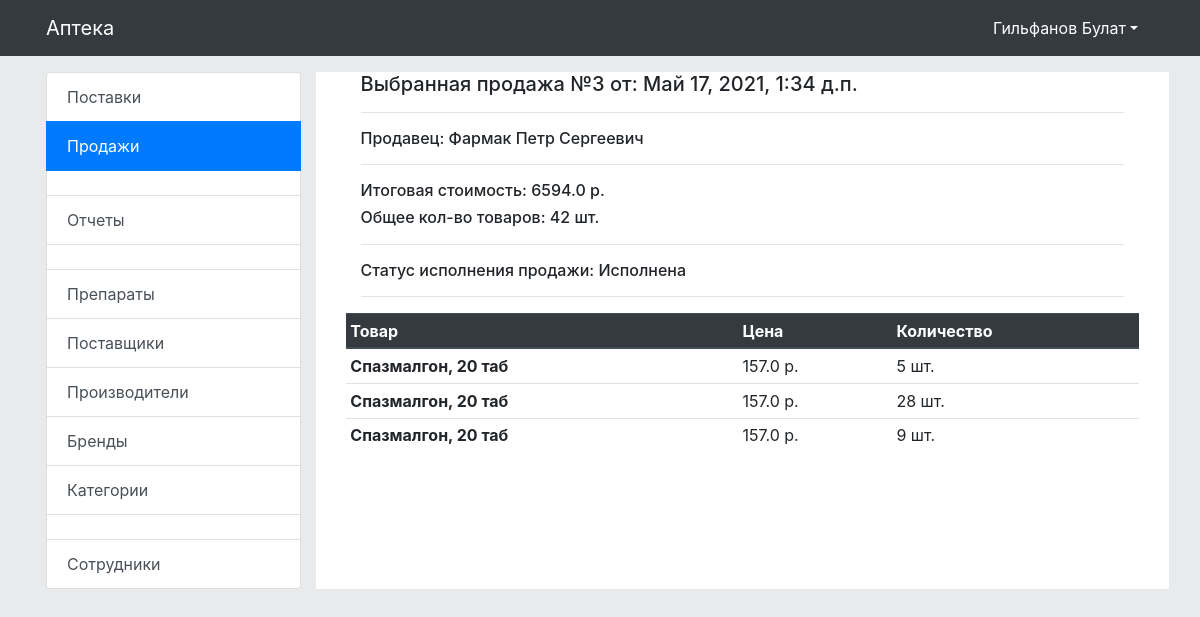
Screenshot of /app/sell/3/elements/ (signed in) with the database file from the repository.
### mainapp/models.py (models this page shows, shortened)
class sell_list(models.Model):
    date_time = models.DateTimeField('Дата и время продажи', auto_now_add=True)
    sell_user_id = models.ForeignKey(User, on_delete=models.CASCADE, verbose_name='Продавец',
                                     default=None)
    total_price = models.FloatField('Итоговая стоимость', default=0)
    total_count = models.IntegerField('Итоговое количество', default=0)
    status_sell = models.BooleanField('Статус исполнения продажи', default=False)
    del_status = models.BooleanField('Статус удаления', default=True)
    class Meta:
        verbose_name = 'Продажа'
        verbose_name_plural = 'Продажи'
        db_table = 'sell'

class sell_element_list(models.Model):
    preporat_id = models.ForeignKey(preporat_list, on_delete=models.CASCADE, verbose_name='Препарат',
                                    default=None)
    sell_id = models.ForeignKey(sell_list, on_delete=models.CASCADE, verbose_name='Продажа',
                                default=None)
    price = models.FloatField('Итоговая стоимость', default=0)
    count = models.IntegerField('Количество', default=0)
    del_status = models.BooleanField('Статус удаления', default=True)
    class Meta:
        verbose_name = 'Продажа элемент'
        verbose_name_plural = 'Продажи элементы'
        db_table = 'sell_element'

class preporat_list(models.Model):
    name = models.CharField('Название препарата', max_length=256, default=None)
    proizvoditel_id = models.ForeignKey(proizvoditel_list, on_delete=models.CASCADE, verbose_name='Производитель',
                                        default=None)
    pod_category_preporat_id = models.ForeignKey(pod_category_preporat_list, on_delete=models.CASCADE,
                                                 verbose_name='Подкатегория',
                                                 default=None)
    brend_id = models.ForeignKey(brend_list, on_delete=models.CASCADE, verbose_name='Брэнд',
                                 default=None)
    price = models.FloatField('Цена', default=0)
    count = models.IntegerField('Кол-во препарата в наличии', default=0)
    recept = models.BooleanField('Требование рецепта', default=False)
    del_status = models.BooleanField('Статус удаления', default=True)
    class Meta:
        verbose_name = 'Препарат'
        verbose_name_plural = 'Препараты'
        db_table = 'preporats'
    def __str__(self):
        return str(self.name)

### userprofile/models.py (models this page shows, shortened)
class UserProfile(models.Model):
    user = models.OneToOneField(User, on_delete=models.CASCADE)
    patronymic = models.CharField('Отчество', max_length=32, null=True, blank=False)
    password = models.CharField(max_length=256, null=True, blank=True)
    birthday = models.DateField('Дата рождения', null=True, blank=False)
    phone = models.CharField('Телефон', max_length=32, null=True, blank=False)
    class Meta:
        verbose_name = 'Пользователь'
        verbose_name_plural = 'Пользователи'
        permissions = (
            ("look_user", "Просмотр сотрудников"),
        )

### mainapp/views.py (the view, shortened to what this page needs)
# urls.py: re_path(r'sell/([0-9]+)/elements/', views.sell_elem),
def sell_elem(request, sell_id, **kwargs):
    arguments = {}
    arguments.update(name_tag=['товар', 'Товары', 'товаров', 'товара', 'продажу'])
    if request.user.is_authenticated:
        if has_group(request.user, 'Администратор'):
            try:
                arguments.update(sell=sell_list.objects.get(del_status=1, id=sell_id))
                arguments.update(data_search=sell_element_list.objects.all().filter(del_status=1, sell_id=sell_id))
            except:
                pass
            if request.method == "GET":
                return render(request, 'mainapp/admin/sell_elem_list.html', {'arguments': arguments})
            else:
                return HttpResponse('405 Method Not Allowed', status=405)
    return redirect('/')

### mainapp/templatetags/tags_jinja.py (called while the page is built)
@register.filter(name='has_group')
def has_group(user, group_name):
    group = Group.objects.get(name=group_name)
    return True if group in user.groups.all() else False

@register.filter(name='cheak_count_list')
def has_group(list):
    try:
        if len(list) > 0:
            return True
        else:
            return False
    except:
        return False

### mainapp/views.py (called while the page is built)
def has_group(user, group_name):
    from django.contrib.auth.models import Group
    group = Group.objects.get(name=group_name)
    return True if group in user.groups.all() else False

### mainapp/templates/mainapp/admin/sell_elem_list.html (shortened to what this page needs)
{% extends 'base.html' %}
{% load tags_jinja %}
{% block content %}
    <div class="container">
        {% if arguments.sell %}
            {% if arguments.sell %}
                <div class="col">
                    <div class="row">
                        <div class="col">
                            <h5>Выбранная продажа №{{ arguments.sell.id }} от: {{ arguments.sell.date_time }}</h5>
                            <hr>
                            <h6>
                                Продавец: {{ arguments.sell.sell_user_id.last_name }} {{ arguments.sell.sell_user_id.first_name }} {{ arguments.sell.sell_user_id.userprofile.patronymic }}</h6>
                            <hr>
                            <h6>Итоговая стоимость: {{ arguments.sell.total_price }} р.</h6>
                            <h6>Общее кол-во товаров: {{ arguments.sell.total_count }} шт.</h6>
                            <hr>
                            <h6>Статус исполнения продажи:
                                {% if arguments.sell.status_sell %}
                                    Исполнена
                                {% else %}
                                    В процессе исполнения
                                {% endif %}
                            </h6>
                            <hr>
                        </div>
                    </div>
                </div>
            {% endif %}
            <div class="table-responsive">
                <table class="table table-sm table-hover">
                    <thead class="thead-dark">
                    <tr>
                        <th scope="col">Товар</th>
                        <th scope="col">Цена</th>
                        <th scope="col">Количество</th>
                    </tr>
                    </thead>
                    <tbody>
                    {% if arguments.data_search|cheak_count_list > 0 %}
                        {% for data in arguments.data_search %}
                            <tr role="button">
                                <th scope="row" data-toggle="tooltip"
                                    data-placement="bottom">{{ data.preporat_id }}</th>
                                <td data-toggle="tooltip" data-placement="bottom">{{ data.price }} р.</td>
                                <td data-toggle="tooltip" data-placement="bottom">{{ data.count }} шт.</td>
                            </tr>
                        {% endfor %}
                    {% endif %}
                    </tbody>
                </table>
            </div>
        {% else %}
            <div class="alert alert-danger my_border">
                Продажа не найдена!
            </div>
        {% endif %}
    </div>
{% endblock %}

### templates/base.html (shortened to what this page needs)
<!doctype html>
{% load static %}
{% load tags_jinja %}
<html lang="ru">
<head>
    <link rel="stylesheet" href="https://stackpath.bootstrapcdn.com/bootstrap/4.3.1/css/bootstrap.min.css"
>
    <link rel="stylesheet" href="{% static 'css/style.css' %}"/>
    <link rel="stylesheet" href="https://cdnjs.cloudflare.com/ajax/libs/Chart.js/2.9.3/Chart.min.css"
/>
</head>
<body style="background-color:#e8eaec">
<div class="bg-dark header d-print-none" style="z-index: 10000" id="navbar">
    <nav class="container navbar navbar-expand-lg navbar-dark bg-dark">
        <a class="navbar-brand" href="/">Аптека</a>
        <div class="collapse navbar-collapse" id="navbarSupportedContent" style="justify-content: flex-end;">
            <ul class="nav bg-dark">
                {% if user.is_authenticated %}
                    <li class="nav-item dropdown">
                        <a class="nav-link dropdown-toggle" style="color:white" data-toggle="dropdown" role="button"
                           aria-haspopup="true"
                           aria-expanded="false">{{ user.last_name }} {{ user.first_name }}</a>
                    </li>
                {% endif %}
            </ul>
        </div>
    </nav>
</div>
<div class="container p-3">
    <div class="row">
        <div class="col-lg-3 col-xl-3 col-12">
            <div class="list-group">
                {% if user|has_group:"Администратор" or user|has_group:"Фармацевт" %}
                    {% if user|has_group:"Администратор" %}
                        <a href="/app/postavki/" class="list-group-item list-group-item-action {% if '/app/postavki/' in request.path %} active {% endif %}">Поставки</a>
                        <a href="/app/sell/" class="list-group-item list-group-item-action {% if '/app/sell/' in request.path %} active {% endif %}">Продажи</a>
                        <a href="#" class="list-group-item list-group-item-action disabled"></a>
                        <a href="/app/category/" class="list-group-item list-group-item-action">Отчеты</a>
                        <a href="#" class="list-group-item list-group-item-action disabled"></a>
                        <a href="/app/preporat/"
                           class="list-group-item list-group-item-action {% if '/app/preporat/' in request.path %} active {% endif %}">Препараты</a>
                        <a href="/app/postavchiki/"
                           class="list-group-item list-group-item-action {% if '/app/postavchiki/' in request.path %} active {% endif %}">Поставщики</a>
                        <a href="/app/proizvoditel/"
                           class="list-group-item list-group-item-action {% if '/app/proizvoditel/' in request.path %} active {% endif %}">Производители</a>
                        <a href="/app/brends/"
                           class="list-group-item list-group-item-action {% if '/app/brends/' in request.path %} active {% endif %}">Бренды</a>
                        <a href="/app/category/"
                           class="list-group-item list-group-item-action {% if '/app/category/' in request.path %} active {% endif %}">Категории</a>
                        <a href="#" class="list-group-item list-group-item-action disabled"></a>
                        <a href="/user/userlist/"
                           class="list-group-item list-group-item-action {% if '/user/userlist/' in request.path %} active {% endif %}">Сотрудники</a>
                    {% endif %}
                {% endif %}
            </div>
        </div>
        <div class="col-lg-9 col-xl-9 col-12" style="background: white">
            {% block content %}{% endblock %}
        </div>
    </div>
</div>
</body>
</html>

### rows the page displays
sell_list: sell.id "3", sell.date_time "Май 17, 2021, 1:34 д.п.", sell.sell_user_id.last_name "Фармак", sell.sell_user_id.first_name "Петр", sell.sell_user_id.userprofile.patronymic "Сергеевич", sell.total_price "6594.0", sell.total_count "42"
sell_element_list: preporat_id "Спазмалгон, 20 таб", price "157.0", count "5"
sell_element_list: preporat_id "Спазмалгон, 20 таб", price "157.0", count "28"
sell_element_list: preporat_id "Спазмалгон, 20 таб", price "157.0", count "9"

### other values shown
{{ user.last_name }} "Гильфанов"
{{ user.first_name }} "Булат"
